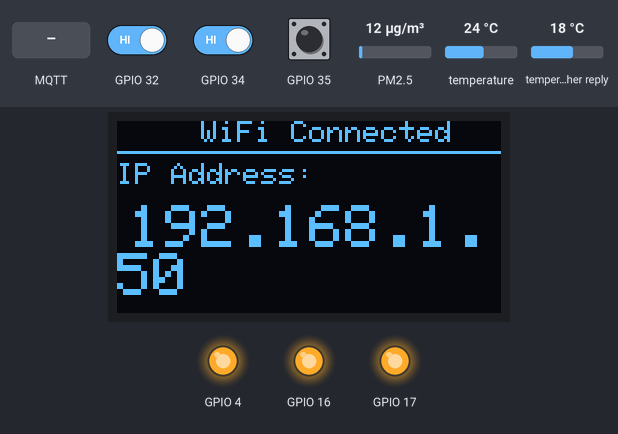
The program below on a simulated ESP32. Shown: 128×64 one-colour display, output pins drawn as LEDs (lit = HIGH). Inputs (shaded band) come from the test bench; at power-on: GPIO 32 HIGH, GPIO 34 HIGH, GPIO 35 HIGH, PM2.5 12 µg/m³, temperature 24 °C, temperature in the weather reply 18 °C. WiFi joins after 1.5 s; servers stay silent unless stated; random numbers use the default seed unless the program sets one; no MQTT or app messages arrive unless stated; web services answer with replies made up by the test bench; what the program prints to the serial monitor is not drawn.

Above: at 1.8 s.
At 16.6 s:
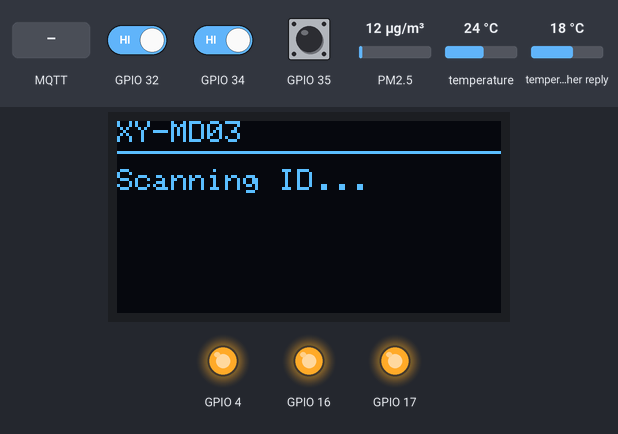
16.7 s: GPIO 32 driven LOW and GPIO 34 driven LOW
38.7 s: GPIO 35 pulled LOW for 1 s
At 39.9 s:
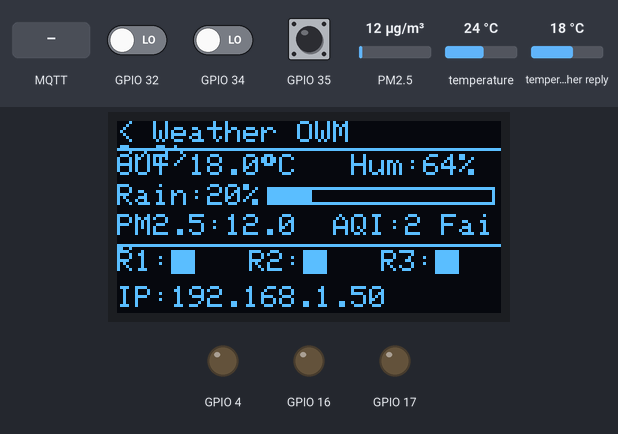
50.9 s: MQTT message "OFF" arrives on the first subscribed topic
At 55.7 s:
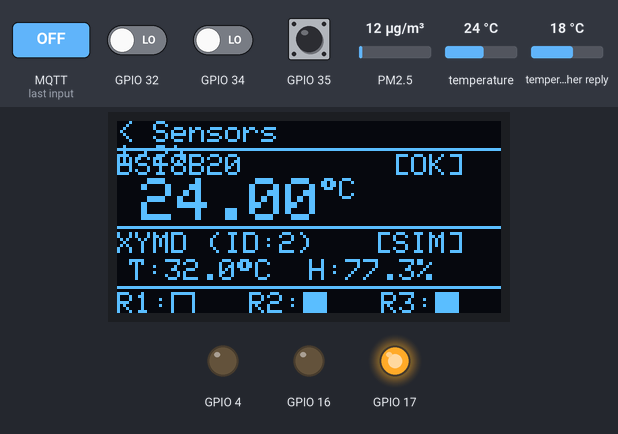
65.9 s: GPIO 35 pulled LOW for 0.15 s
At 66.9 s:
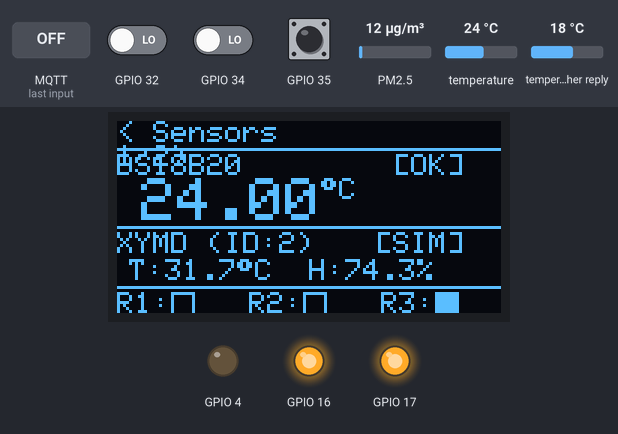
Timing chart, 0 to 68.9 s (numbered marks = the images above; inputs shaded):
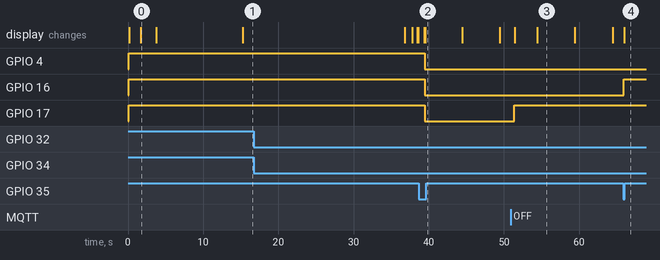

Measured:
- after the input at 38.7 s, GPIO 16: HIGH → LOW after 0.79 s
- after the input at 50.9 s, GPIO 17: LOW → HIGH after 0.49 s
- after the input at 65.9 s, GPIO 16: LOW → HIGH after 0.05 s
- what the display in image 0 shows lasts 2.0 s, from 1.7 s to 3.7 s
- what the display in image 3 shows lasts 5.0 s, from 54.4 s to 59.4 s

The program:

main.cpp
```cpp
#include <Arduino.h>
#include <WiFi.h>

#include "DevIsoInput.h"
#include "DevSwitch.h"
#include "DevRelay.h"
#include "DevPZEM.h"
#include "DevXYMDSensor.h"
#include "DevOLED.h"
#include "DevWifiManager.h"
#include "DevWeather.h"
#include "DevDS18B20.h"
#include "DevMQTT.h"
#include "DevWebServer.h"

// --- Switch: Active Low, External Pull-up 10kΩ ---
DevSwitch sw1(34, false);
DevSwitch sw2(35, false);
DevSwitch sw3(32, false);

// --- Relay: Active Low ---
DevRelay relay1(17, true);
DevRelay relay2(16, true);
DevRelay relay3(4,  true);

// --- OLED: I2C SDA=21, SCL=22 ---
DevOLED oled;

// --- WiFi Manager ---
DevWifiManager wifiMgr(&oled, "ESP32-Setup");

// --- Weather ---
DevWeather weather;

// --- DS18B20: GPIO14 ---
DevDS18B20 ds18(14);

// --- XY-MD03: Serial0, Slave ID=2 ---
DevXYMDSensor xymd(&Serial, 2, 5000);

// --- MQTT ---
DevMQTT mqtt(&relay1, &relay2, &relay3, &weather, &ds18, &xymd);

// --- Web Server ---
DevWebServer webServer(&relay1, &relay2, &relay3, &weather, &ds18, &xymd);

// ── อัปเดต OLED ──────────────────────────────────────────────
static void _updateDisplay() {
  const WeatherData& w = weather.getData();
  String ip = WiFi.localIP().toString();

  oled.showMain(
    ds18.getTemp(),        ds18.isSimMode(),
    xymd.getTemperature(), xymd.getHumidity(), xymd.isSimMode(),
    w.valid ? w.temp       : 0,
    w.valid ? w.humidity   : 0,
    w.valid ? w.rainChance : 0,
    w.valid ? w.pm25       : 0,
    w.valid ? w.aqi        : 0,
    w.valid ? aqiLabel(w.aqi) : "--",
    relay1.getState(), relay2.getState(), relay3.getState(),
    ip.c_str()
  );
}

// ── relay toggle จาก physical switch ─────────────────────────
static void _toggleRelay(int n) {
  DevRelay* r[] = {&relay1, &relay2, &relay3};
  r[n-1]->toggle();
  Serial.printf("Relay%d = %s\n", n, r[n-1]->getState() ? "ON" : "OFF");
  mqtt.publishRelayState(n);
  _updateDisplay();
}

// ── WiFi reset hold ───────────────────────────────────────────
static bool checkWifiResetHold(DevSwitch& sw, DevOLED& disp, int holdSec = 5) {
  sw.begin();
  if (!sw.readRawState()) return false;

  for (int remain = holdSec; remain > 0; remain--) {
    disp.showCountdown(remain, holdSec);
    unsigned long tick = millis();
    while (millis() - tick < 1000) {
      if (!sw.readRawState()) {
        disp.showMessage("WiFi Reset", "Cancelled", "");
        delay(1000);
        return false;
      }
      delay(50);
    }
  }
  disp.showMessage("WiFi Reset", "Resetting...", "");
  delay(800);
  return true;
}

void setup() {
  Serial.begin(115200);

  oled.begin(21, 22);
  oled.showMessage("Booting...", "", "");

  sw2.begin();
  sw3.begin();
  relay1.begin();
  relay2.begin();
  relay3.begin();

  oled.showMessage("DS18B20", "Initializing...", "GPIO14");
  ds18.begin();

  bool doReset = checkWifiResetHold(sw1, oled, 5);
  wifiMgr.begin(doReset);

  String ip = wifiMgr.localIP().toString();
  oled.showIP(ip.c_str());
  delay(2000);

  // XY-MD03: reinit Serial0 → 9600 Modbus
  // Serial.print จะใช้งานไม่ได้หลังบรรทัดนี้ (Serial0 เปลี่ยน baud)
  Serial.println("[XYMD] Initializing... Serial0 will switch to 9600");
  Serial.flush();  // flush debug output ก่อน reinit
  oled.showMessage("XY-MD03", "SlaveID:2", "Serial0 9600");
  bool xymdOk = xymd.begin(9600);
  if (!xymdOk) {
    // ไม่พบที่ ID=2 — สแกนหา ID อื่น (1-10)
    oled.showMessage("XY-MD03", "Scanning ID...", "");
    uint8_t foundID = xymd.scanSlaveID(10);
    if (foundID > 0) {
      // พบที่ ID อื่น — ลอง begin ใหม่
      char buf[24];
      snprintf(buf, sizeof(buf), "Found ID:%d", foundID);
      oled.showMessage("XY-MD03", buf, "Set ID=2 on sensor");
      xymdOk = xymd.reconnect();
    } else {
      oled.showMessage("XY-MD03", "Not found", "Sim mode");
    }
  } else {
    oled.showMessage("XY-MD03", "Found! ID:2", "");
  }

  delay(1000);  // ให้เวลา OLED แสดงผล XYMD status
  oled.showMessage("Weather", "Fetching...", OWM_CITY_NAME);
  weather.update();

  // MQTT — callback อัปเดต OLED + publish relay เมื่อถูกสั่งผ่าน MQTT
  auto mqttRelayChangedCb = []() {
    _updateDisplay();
    // publish state ของทุก relay (MQTT callback handle ไว้แล้ว relay เดียว)
  };
  mqtt.setOnRelayChange(mqttRelayChangedCb);
  oled.showMessage("MQTT", "Connecting...", MQTT_HOST);
  mqtt.begin();

  // Web Server
  webServer.setOnRelayChange([]() {
    _updateDisplay();
    // sync relay state กลับ MQTT เมื่อ toggle จาก Web
    mqtt.publishRelayState(1);
    mqtt.publishRelayState(2);
    mqtt.publishRelayState(3);
  });
  webServer.begin();

  _updateDisplay();
  Serial.println("Ready");
}

void loop() {
  sw1.update();
  sw2.update();
  sw3.update();

  if (sw1.wasPressed()) _toggleRelay(1);
  if (sw2.wasPressed()) _toggleRelay(2);
  if (sw3.wasPressed()) _toggleRelay(3);

  if (ds18.update()) _updateDisplay();
  if (xymd.update()) _updateDisplay();

  if (weather.isDue()) {
    weather.update();
    _updateDisplay();
  }

  // sync MQTT connected state → Web dashboard
  webServer.setMqttConnected(mqtt.isConnected());

  mqtt.loop();
  oled.tick();
  webServer.loop();
}
```

DevDS18B20.h
```cpp
#ifndef DEV_DS18B20_H
#define DEV_DS18B20_H

#include <Arduino.h>
#include <OneWire.h>
#include <DallasTemperature.h>

class DevDS18B20 {
private:
  OneWire           wire;
  DallasTemperature sensors;
  uint8_t           pin;
  bool              simMode;
  float             lastTemp;
  unsigned long     lastReadAt;
  unsigned long     simStart;

  static const unsigned long READ_INTERVAL = 2000; // ms

  float _simTemp() {
    // จำลอง 28–34°C แกว่งตาม sine wave
    float t = (millis() - simStart) / 1000.0f;
    return 31.0f + 3.0f * sinf(t * 0.05f);
  }

public:
  DevDS18B20(uint8_t gpioPin)
    : wire(gpioPin), sensors(&wire),
      pin(gpioPin), simMode(false),
      lastTemp(0), lastReadAt(0), simStart(0) {}

  // คืน true = sensor จริง, false = simulation
  bool begin() {
    sensors.begin();
    uint8_t count = sensors.getDeviceCount();
    if (count == 0) {
      simMode   = true;
      simStart  = millis();
      lastTemp  = _simTemp();
      Serial.printf("[DS18B20] No sensor on GPIO%d → Simulation mode\n", pin);
      return false;
    }
    sensors.setResolution(12); // 12-bit = 0.0625°C
    simMode = false;
    Serial.printf("[DS18B20] Found %d sensor(s) on GPIO%d\n", count, pin);
    return true;
  }

  // เรียกใน loop() — อ่านทุก READ_INTERVAL ms
  // คืน true ถ้ามีค่าใหม่
  bool update() {
    if (millis() - lastReadAt < READ_INTERVAL) return false;
    lastReadAt = millis();

    if (simMode) {
      lastTemp = _simTemp();
      return true;
    }

    sensors.requestTemperatures();
    float t = sensors.getTempCByIndex(0);
    if (t == DEVICE_DISCONNECTED_C) {
      // sensor หลุด → fallback simulation
      simMode  = true;
      simStart = millis();
      lastTemp = _simTemp();
      Serial.println("[DS18B20] Disconnected → Simulation mode");
    } else {
      lastTemp = t;
    }
    return true;
  }

  float    getTemp()   const { return lastTemp; }
  bool     isSimMode() const { return simMode;  }
};

#endif // DEV_DS18B20_H
```

DevIsoInput.h
```cpp
#ifndef DEV_ISO_INPUT_H
#define DEV_ISO_INPUT_H

#include <Arduino.h>

/**
 * @class DevIsoInput
 * @brief คลาสสำหรับจัดการ Isolated Input พร้อม debouncing และ state tracking
 * @details รองรับ Active Low/High และตรวจจับการเปลี่ยนสถานะ
 */
class DevIsoInput {
protected:
  uint8_t pin;              // GPIO pin number
  bool activeHigh;          // โหมดการทำงาน (true = Active High, false = Active Low)
  bool currentState;        // สถานะปัจจุบัน (true = active, false = inactive)
  bool lastState;           // สถานะก่อนหน้า
  unsigned long lastDebounceTime;  // เวลาที่เกิดการเปลี่ยนสถานะล่าสุด
  unsigned long debounceDelay;     // ระยะเวลา debounce (milliseconds)
  bool lastStableState;     // สถานะที่เสถียรล่าสุด
  bool activatedEvent;      // true เฉพาะรอบ update() ที่เพิ่ง active
  bool deactivatedEvent;    // true เฉพาะรอบ update() ที่เพิ่ง inactive

  // Event counters
  unsigned long activationCount;   // จำนวนครั้งที่ active
  unsigned long lastActivationTime; // เวลาที่ active ล่าสุด

  // Callback functions
  void (*onActiveCallback)();
  void (*onInactiveCallback)();

public:
  /**
   * @brief Constructor
   * @param gpioPin หมายเลขขา GPIO ที่ต้องการอ่าน
   * @param activeHigh กำหนดโหมดการทำงาน (default: false สำหรับ Active Low)
   * @param debounceMs ระยะเวลา debounce ในหน่วย ms (default: 50ms)
   */
  DevIsoInput(uint8_t gpioPin, bool activeHigh = false, unsigned long debounceMs = 50) {
    pin = gpioPin;
    this->activeHigh = activeHigh;
    currentState = false;
    lastState = false;
    lastStableState = false;
    activatedEvent = false;
    deactivatedEvent = false;
    lastDebounceTime = 0;
    debounceDelay = debounceMs;
    activationCount = 0;
    lastActivationTime = 0;
    onActiveCallback = nullptr;
    onInactiveCallback = nullptr;
  }

  /**
   * @brief เริ่มต้นการทำงาน (ตั้งค่า pinMode)
   */
  virtual void begin() {
    if (activeHigh) {
      pinMode(pin, INPUT);  // Active High ใช้ PULLDOWN ภายนอก
    } else {
      pinMode(pin, INPUT_PULLUP);  // Active Low ใช้ PULLUP
    }
    // อ่านสถานะเริ่มต้น
    currentState = readRawState();
    lastState = currentState;
    lastStableState = currentState;
    activatedEvent = false;
    deactivatedEvent = false;
  }

  /**
   * @brief อ่านสถานะ raw จาก GPIO (ไม่ผ่าน debounce)
   * @return สถานะ raw (true/false ตาม Active Low/High)
   */
  bool readRawState() {
    bool reading = digitalRead(pin);
    return activeHigh ? reading : !reading;  // Invert ถ้าเป็น Active Low
  }

  /**
   * @brief อัปเดตสถานะ input (ต้องเรียกใน loop())
   * @return true ถ้ามีการเปลี่ยนสถานะ
   */
  virtual bool update() {
    bool reading = readRawState();
    bool stateChanged = false;
    activatedEvent = false;
    deactivatedEvent = false;

    // ตรวจสอบว่ามีการเปลี่ยนสถานะหรือไม่
    if (reading != lastState) {
      lastDebounceTime = millis();  // Reset debounce timer
    }

    // ถ้าสถานะคงที่เกิน debounceDelay
    if ((millis() - lastDebounceTime) > debounceDelay) {
      // ถ้าสถานะใหม่ต่างจากสถานะเสถียรล่าสุด
      if (reading != lastStableState) {
        bool previousStableState = lastStableState;
        lastStableState = reading;
        currentState = reading;
        stateChanged = true;
        activatedEvent = currentState && !previousStableState;
        deactivatedEvent = !currentState && previousStableState;

        // เรียก callbacks และอัปเดต counters
        if (currentState) {
          // Active
          activationCount++;
          lastActivationTime = millis();
          if (onActiveCallback) onActiveCallback();
        } else {
          // Inactive
          if (onInactiveCallback) onInactiveCallback();
        }
      }
    }

    lastState = reading;
    return stateChanged;
  }

  /**
   * @brief ตรวจสอบว่า input เป็น active หรือไม่
   * @return true = active, false = inactive
   */
  bool isActive() const {
    return currentState;
  }

  /**
   * @brief ตรวจสอบว่า input เป็น inactive หรือไม่
   * @return true = inactive, false = active
   */
  bool isInactive() const {
    return !currentState;
  }

  /**
   * @brief ตรวจสอบว่าเพิ่ง active (rising edge)
   * @return true ถ้าเพิ่ง active
   */
  bool wasActivated() const {
    return activatedEvent;
  }

  /**
   * @brief ตรวจสอบว่าเพิ่ง inactive (falling edge)
   * @return true ถ้าเพิ่ง inactive
   */
  bool wasDeactivated() const {
    return deactivatedEvent;
  }

  /**
   * @brief กำหนด callback เมื่อ active
   */
  void onActive(void (*callback)()) {
    onActiveCallback = callback;
  }

  /**
   * @brief กำหนด callback เมื่อ inactive
   */
  void onInactive(void (*callback)()) {
    onInactiveCallback = callback;
  }

  /**
   * @brief อ่านหมายเลขขา GPIO
   */
  uint8_t getPin() const {
    return pin;
  }

  /**
   * @brief อ่านจำนวนครั้งที่ active
   */
  unsigned long getActivationCount() const {
    return activationCount;
  }

  /**
   * @brief อ่านเวลาที่ active ล่าสุด (milliseconds)
   */
  unsigned long getLastActivationTime() const {
    return lastActivationTime;
  }

  /**
   * @brief รีเซ็ต activation counter
   */
  void resetActivationCount() {
    activationCount = 0;
  }

  /**
   * @brief อ่านค่า debounce delay
   */
  unsigned long getDebounceDelay() const {
    return debounceDelay;
  }

  /**
   * @brief ตั้งค่า debounce delay
   */
  void setDebounceDelay(unsigned long ms) {
    debounceDelay = ms;
  }

  /**
   * @brief รับสถานะเป็นข้อความ
   */
  String getStateText() const {
    return currentState ? "ACTIVE" : "INACTIVE";
  }
};

#endif // DEV_ISO_INPUT_H
```

DevRelay.h
```cpp
#ifndef DEV_RELAY_H
#define DEV_RELAY_H

#include <Arduino.h>

/**
 * @class DevRelay
 * @brief คลาสสำหรับควบคุม Relay ที่เป็น Active Low
 * @details Relay จะทำงานแบบ Active Low (HIGH = OFF, LOW = ON)
 */
class DevRelay {
protected:
  uint8_t pin;          // GPIO pin number
  bool state;           // สถานะปัจจุบัน (true = ON, false = OFF)
  bool activeLow;       // โหมดการทำงาน (true = Active Low, false = Active High)

public:
  /**
   * @brief Constructor
   * @param gpioPin หมายเลขขา GPIO ที่ต้องการควบคุม
   * @param activeLow กำหนดโหมดการทำงาน (default: true สำหรับ Active Low)
   */
  DevRelay(uint8_t gpioPin, bool activeLow = true) {
    pin = gpioPin;
    state = false;
    this->activeLow = activeLow;
  }

  /**
   * @brief เริ่มต้นการทำงาน (ตั้งค่า pinMode และสถานะเริ่มต้น)
   */
  virtual void begin() {
    pinMode(pin, OUTPUT);
    off(); // เริ่มต้นด้วยสถานะปิด
  }

  /**
   * @brief เปิด Relay
   */
  virtual void on() {
    state = true;
    digitalWrite(pin, activeLow ? LOW : HIGH);
  }

  /**
   * @brief ปิด Relay
   */
  virtual void off() {
    state = false;
    digitalWrite(pin, activeLow ? HIGH : LOW);
  }

  /**
   * @brief สลับสถานะ Relay (เปิด <-> ปิด)
   */
  virtual void toggle() {
    if (state) {
      off();
    } else {
      on();
    }
  }

  /**
   * @brief ตั้งค่าสถานะ Relay
   * @param newState สถานะที่ต้องการ (true = ON, false = OFF)
   */
  virtual void setState(bool newState) {
    if (newState) {
      on();
    } else {
      off();
    }
  }

  /**
   * @brief อ่านสถานะปัจจุบันของ Relay
   * @return true = ON, false = OFF
   */
  virtual bool getState() const {
    return state;
  }

  /**
   * @brief อ่านหมายเลขขา GPIO
   * @return หมายเลขขา GPIO
   */
  uint8_t getPin() const {
    return pin;
  }

  /**
   * @brief ตรวจสอบว่าเป็น Active Low หรือไม่
   * @return true = Active Low, false = Active High
   */
  bool isActiveLow() const {
    return activeLow;
  }
};

/**
 * @class DevRelayWithTimer
 * @brief คลาสขยายจาก DevRelay พร้อมฟังก์ชัน Timer
 */
class DevRelayWithTimer : public DevRelay {
private:
  unsigned long timerDuration;  // ระยะเวลา Timer (milliseconds)
  unsigned long timerStart;     // เวลาเริ่มต้น Timer
  bool timerActive;             // สถานะ Timer

public:
  /**
   * @brief Constructor
   * @param gpioPin หมายเลขขา GPIO
   * @param activeLow โหมดการทำงาน (default: true)
   */
  DevRelayWithTimer(uint8_t gpioPin, bool activeLow = true)
    : DevRelay(gpioPin, activeLow) {
    timerDuration = 0;
    timerStart = 0;
    timerActive = false;
  }

  /**
   * @brief เปิด Relay พร้อมตั้ง Timer
   * @param duration ระยะเวลาในหน่วย milliseconds
   */
  void onWithTimer(unsigned long duration) {
    on();
    timerDuration = duration;
    timerStart = millis();
    timerActive = true;
  }

  /**
   * @brief ตรวจสอบและปิด Relay เมื่อหมดเวลา (ต้องเรียกใน loop)
   * @return true ถ้า Timer หมดเวลาและปิด Relay แล้ว
   */
  bool checkTimer() {
    if (timerActive && state) {
      if (millis() - timerStart >= timerDuration) {
        off();
        timerActive = false;
        return true;
      }
    }
    return false;
  }

  /**
   * @brief ยกเลิก Timer
   */
  void cancelTimer() {
    timerActive = false;
  }

  /**
   * @brief ตรวจสอบว่า Timer กำลังทำงานอยู่หรือไม่
   */
  bool isTimerActive() const {
    return timerActive;
  }

  /**
   * @brief อ่านเวลาที่เหลือของ Timer (milliseconds)
   */
  unsigned long getRemainingTime() const {
    if (!timerActive) return 0;
    unsigned long elapsed = millis() - timerStart;
    if (elapsed >= timerDuration) return 0;
    return timerDuration - elapsed;
  }
};

#endif // DEV_RELAY_H
```

DevWifiManager.h
```cpp
#ifndef DEV_WIFI_MANAGER_H
#define DEV_WIFI_MANAGER_H

#include <Arduino.h>
#include <WiFi.h>
#include <WiFiManager.h>
#include "DevOLED.h"

class DevWifiManager {
private:
  DevOLED* oled;
  WiFiManager wm;
  String apName;

public:
  DevWifiManager(DevOLED* oledPtr, const char* portalName = "ESP32-Setup")
    : oled(oledPtr), apName(portalName) {}

  // เรียกใน setup() — บล็อกจนกว่าจะเชื่อมต่อสำเร็จ
  // resetConfig = true จะลบ credentials ก่อนแล้วเปิด portal
  void begin(bool resetConfig = false) {
    if (resetConfig) {
      wm.resetSettings();
    }

    _showConnecting();

    wm.setAPCallback([this](WiFiManager* wm) {
      _showPortal();
    });

    bool ok = wm.autoConnect(apName.c_str());

    if (ok) {
      _showConnected();
    } else {
      _showFailed();
      delay(3000);
      ESP.restart();
    }
  }

  IPAddress localIP() const {
    return WiFi.localIP();
  }

private:
  void _showConnecting() {
    if (!oled) return;
    oled->showMessage("WiFi", "Connecting...", "");
  }

  void _showPortal() {
    if (!oled) return;
    String line2 = "AP: " + apName;
    oled->showMessage("WiFi Setup", line2.c_str(), "Connect & config");
  }

  void _showConnected() {
    if (!oled) return;
    String ip = WiFi.localIP().toString();
    oled->showMessage("WiFi OK", ip.c_str(), "");
  }

  void _showFailed() {
    if (!oled) return;
    oled->showMessage("WiFi FAILED", "Restarting...", "");
  }
};

#endif // DEV_WIFI_MANAGER_H
```

Source omitted: DevMQTT.h (6563 bytes), DevOLED.h (8919 bytes), DevPZEM.h (11843 bytes), DevSwitch.h (4937 bytes), DevWeather.h (4581 bytes), DevWebServer.h (6163 bytes), DevXYMDSensor.h (4456 bytes), dashboard.h (18646 bytes), config.h (884 bytes)
